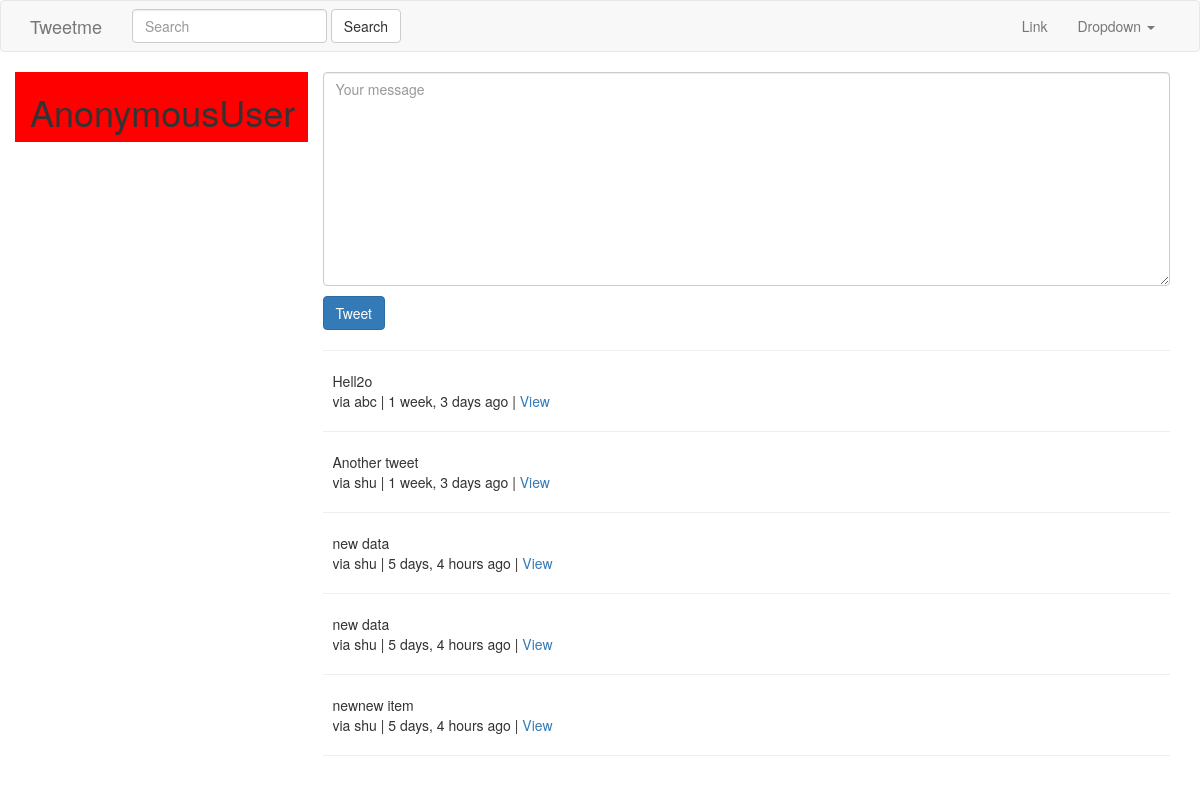
The app's page /, older data.
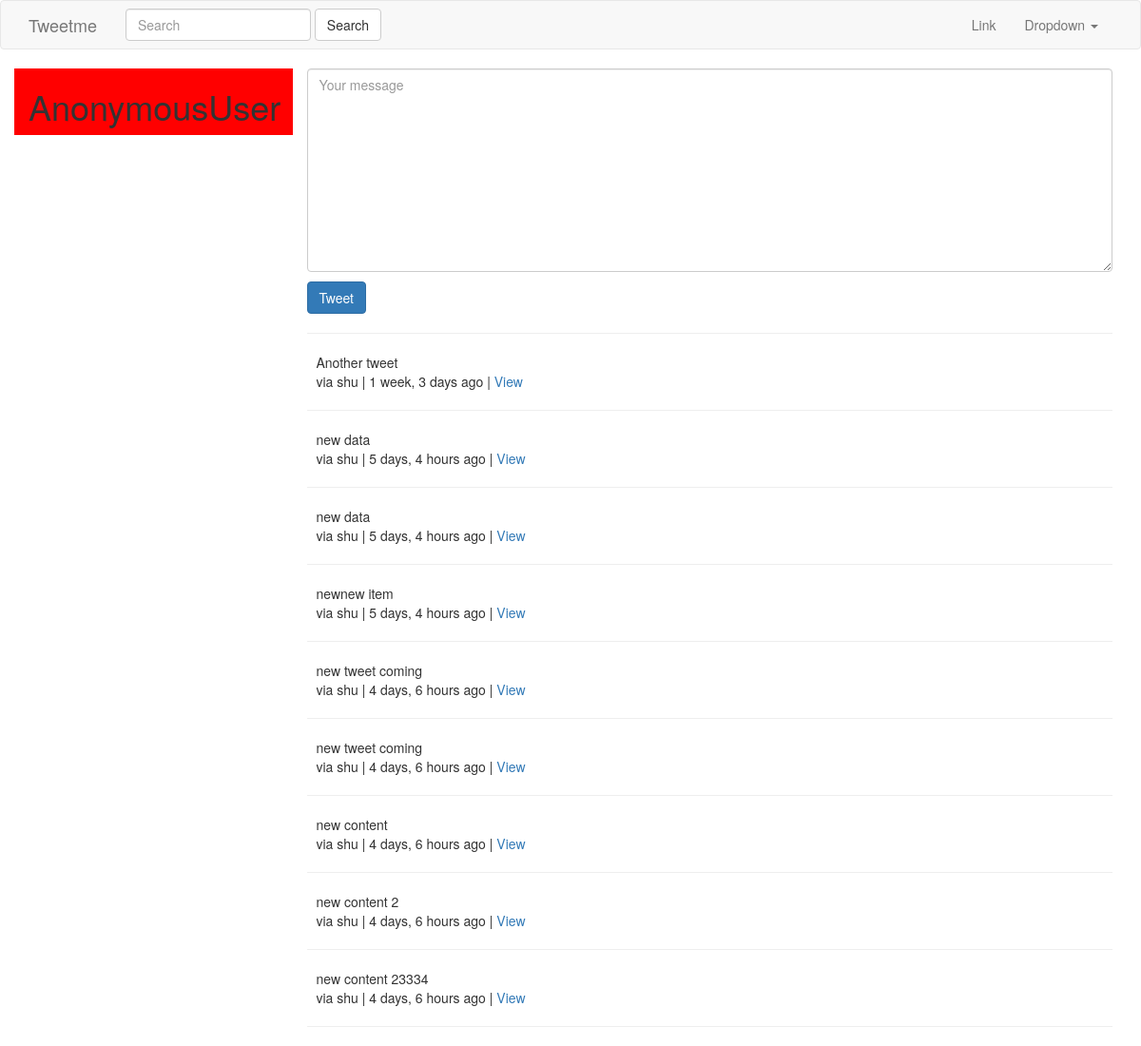
The same page, newer data.
### tweets/models.py (models this page shows, shortened)
class Tweet(models.Model):
    user        = models.ForeignKey(settings.AUTH_USER_MODEL)
    content     = models.CharField(max_length=140, validators=[validate_content])
    updated     = models.DateTimeField(auto_now=True)
    timestamp   = models.DateTimeField(auto_now_add=True)
    def get_absolute_url(self):
        return reverse("tweet:detail", kwargs={"pk":self.pk})

### tweets/views.py (the view)
# urls.py: url(r'^$', TweetListView.as_view(), name='home'),
class TweetListView(ListView):
    def get_queryset(self, *args, **kwargs):
        qs = Tweet.objects.all()
        print(self.request.GET)
        query = self.request.GET.get("q", None)
        if query is not None:
            qs = qs.filter(
                    Q(content__icontains=query) |
                    Q(user__username__icontains=query)
                    )
        return qs
    def get_context_data(self, *args, **kwargs):
        context = super(TweetListView, self).get_context_data(*args, **kwargs)
        context['create_form'] = TweetModelForm()
        context['create_url'] = reverse_lazy("tweet:create")
        return context

### tweets/forms.py
class TweetModelForm(forms.ModelForm):
    content = forms.CharField(label='', widget=forms.Textarea(attrs={'placeholder': "Your message", "class": "form-control"}))
    class Meta:
        model = Tweet
        fields = [
            "content"
        ]

### tweets/templates/tweets/tweet_list.html (shortened to what this page needs)
{% extends "base.html" %}
{% block content %}
    <div class="row">
        <div class="col-sm-3 col-xs-12" style="background-color:red">
        <h1>{{ request.user }}</h1>
        </div>
        <div class="col-sm-9">
        {% if not request.GET.q %}
        <div class="">
            {% include "tweets/form.html" with form=create_form action_url=create_url btn_title='Tweet' %}
        </div>
        <hr/>
        {% endif %}
        {% for object in object_list %}
            <div class="media">
                <div class="media-left">
                </div>
                <div class="media-body">
                    {{ object.content }}<br/>
                    via {{ object.user }} | {{ object.timestamp|timesince }} ago | <a href="{{ object.get_absolute_url }}">View</a>
                </div>
            </div>
            <hr/>
        {% empty %}
        {% if request.GET.q %}
            <p>No tweets found.</p>
        {% else %}
            <p>No tweets yet.</p>
        {% endif %}
    {% endfor %}
</div>
</div>
{% endblock content %}

### templates/base.html (shortened to what this page needs)
{% load static %}
<!DOCTYPE html>
<html lang="en">
  <head>
    <link href="{% static 'css/bootstrap.min.css' %}" rel="stylesheet">
  </head>
  <body>
    {% include "navbar.html" %}
    <div class="container">
      {% block content %}
      {% endblock content %}
    </div>
  </body>
</html>

### templates/navbar.html (shortened to what this page needs)
<nav class="navbar navbar-default">
  <div class="container">
    <div class="navbar-header">
      <a class="navbar-brand" href="{% url 'home' %}">Tweetme</a>
    </div>
        {% include "tweets/search_form.html" %}
    <div class="collapse navbar-collapse" id="bs-example-navbar-collapse-1">
      <ul class="nav navbar-nav navbar-right">
        <li><a href="#">Link</a></li>
        <li class="dropdown">
          <a href="#" class="dropdown-toggle" data-toggle="dropdown" role="button" aria-haspopup="true" aria-expanded="false">Dropdown <span class="caret"></span></a>
        </li>
      </ul>
    </div>
  </div>
</nav>

### tweets/templates/tweets/search_form.html
<form class="navbar-form navbar-left" method='GET' action='{% url "tweet:list" %}'>
    <div class="form-group">
        <input class="form-control" type='text' name='q' placeholder="Search" value='{{ request.GET.q }}'/>
    </div>
    <input class="btn btn-default" type="submit" value="Search" />
</form>

### tweets/templates/tweets/form.html (shortened to what this page needs)
<form class='form' method='POST' action='{% if action_url %}{{ action_url }}{% endif %}'>
    {{ form.as_p }}
    <input class='btn btn-primary' type="submit" value="{{ btn_title }}" />
</form>

Row changes from the older to the newer data that the page shows:
removed Tweet: content "Hell2o", user "abc", timestamp "1 week, 3 days"
added Tweet: content "new tweet coming", user "shu", timestamp "4 days, 6 hours"
added Tweet: content "new tweet coming", user "shu", timestamp "4 days, 6 hours"
added Tweet: content "new content", user "shu", timestamp "4 days, 6 hours"
added Tweet: content "new content 2", user "shu", timestamp "4 days, 6 hours"
added Tweet: content "new content 23334", user "shu", timestamp "4 days, 6 hours"
